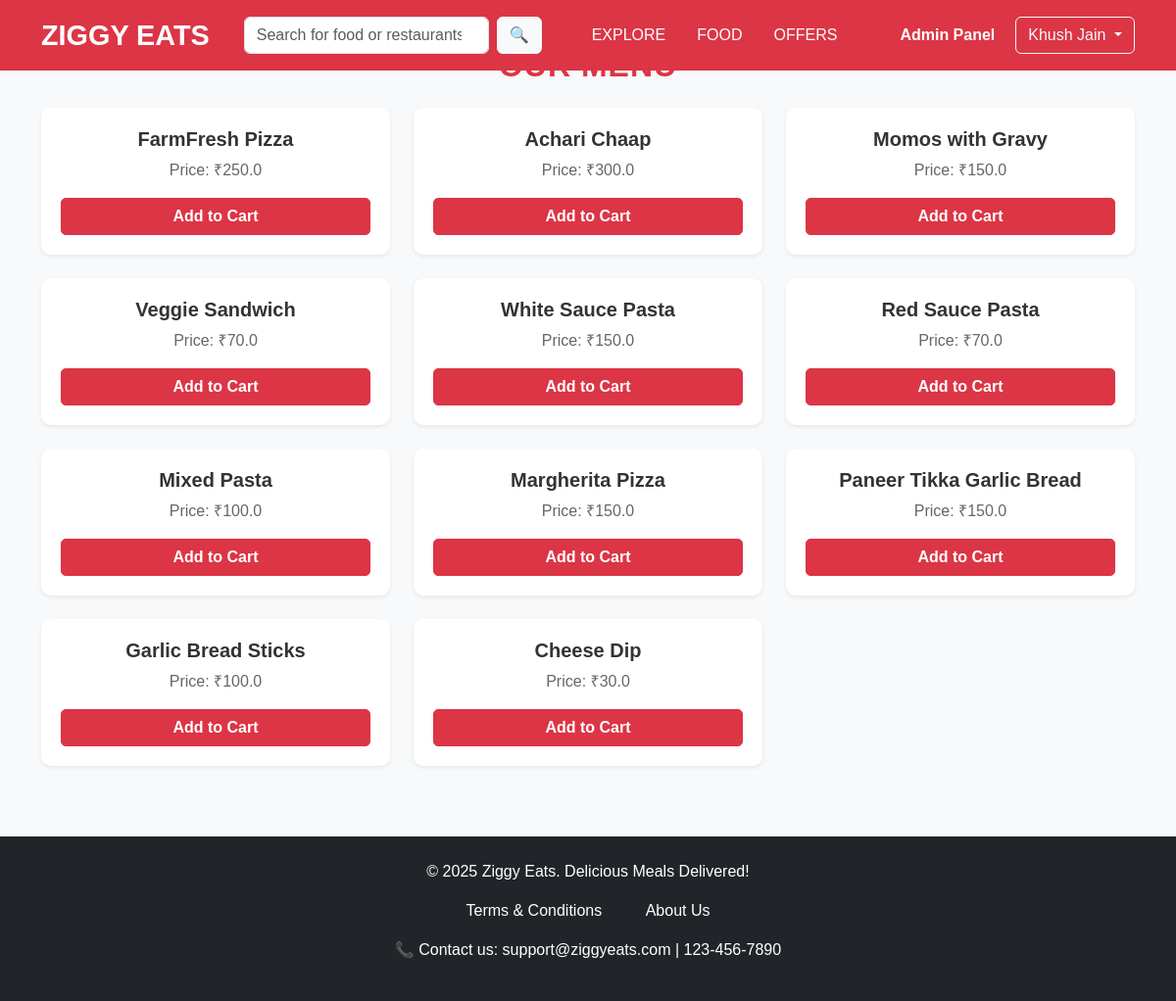
The app's page /menu (signed in) with its own data.
### app.py (models this page shows)
class User(db.Model, UserMixin):
    id = db.Column(db.Integer, primary_key=True)
    username = db.Column(db.String(50), unique=True, nullable=False)
    email = db.Column(db.String(100), unique=True, nullable=False)
    password = db.Column(db.String(100), nullable=False)
    is_admin = db.Column(db.Boolean, default=False)  # Admin flag

class MenuItem(db.Model):
    id = db.Column(db.Integer, primary_key=True)
    name = db.Column(db.String(100), nullable=False)
    price = db.Column(db.Float, nullable=False)

### app.py (the view)
@app.route('/menu')
def menu():
    menu_items = MenuItem.query.all()  # Fetch all food items from the database
    return render_template('menu.html', menu_items=menu_items)

### app.py (called while the page is built)
@login_manager.user_loader
def load_user(user_id):
    return User.query.get(int(user_id))

### templates/menu.html (shortened to what this page needs)
<!DOCTYPE html>
<html lang="en">
  <head>
    <link
      href="https://cdn.jsdelivr.net/npm/bootstrap@5.3.0/dist/css/bootstrap.min.css"
      rel="stylesheet"
    />
  </head>
  <body>
    <header class="bg-danger py-3 fixed-top">
      <nav class="container d-flex justify-content-between align-items-center">
        <a href="{{ url_for('home') }}" class="text-decoration-none">
          <h1 class="logo text-white fw-bold mb-0">ZIGGY EATS</h1>
        </a>
        <form class="d-flex search-bar">
          <input
            class="form-control me-2"
            type="search"
            placeholder="Search for food or restaurants"
            aria-label="Search"
          />
          <button class="btn btn-light" type="submit">🔍</button>
        </form>
        <ul class="nav">
          <li class="nav-item">
            <a href="{{ url_for('home') }}" class="nav-link text-white"
              >EXPLORE</a
            >
          </li>
          <li class="nav-item">
            <a href="{{ url_for('more_food') }}" class="nav-link text-white"
              >FOOD</a
            >
          </li>
          <li class="nav-item">
            <a href="{{ url_for('offers') }}" class="nav-link text-white"
              >OFFERS</a
            >
          </li>
        </ul>
        <div class="d-flex gap-2">
          {% if current_user.is_admin %}
          <a href="{{ url_for('admin_dashboard') }}" class="btn btn-danger"
            >Admin Panel</a
          >
          {% else %}
          <a href="{{ url_for('cart') }}" class="btn btn-light">🛒 Cart</a>
          {% endif %} {% if current_user.is_authenticated %}
          <div class="dropdown">
            <button
              class="btn btn-outline-light dropdown-toggle"
              type="button"
              id="userDropdown"
              data-bs-toggle="dropdown"
              aria-expanded="false"
            >
              {{ current_user.username }}
            </button>
          </div>
          {% else %}
          <a href="{{ url_for('login') }}" class="btn btn-outline-light"
            >Login / Signup</a
          >
          {% endif %}
        </div>
      </nav>
    </header>
    <div class="container mt-5">
      <h2 class="text-center page-title mb-4">Our Menu</h2>
      <div class="row">
        {% for item in menu_items %}
        <div class="col-md-4 mb-4">
          <div class="card shadow-sm">
            <div class="card-body">
              <h5 class="card-title">{{ item.name }}</h5>
              <p class="card-text">Price: ₹{{ item.price }}</p>
              <a href="{{ url_for('cart') }}" class="btn btn-danger"
                >Add to Cart</a
              >
            </div>
          </div>
        </div>
        {% endfor %}
      </div>
    </div>
    <footer class="bg-dark text-white text-center py-4 mt-5">
        <p>&copy; 2025 Ziggy Eats. Delicious Meals Delivered!</p>
        <p>
          <a href="{{ url_for('terms_and_conditions') }}" class="text-white"
            >Terms & Conditions &nbsp;&nbsp;&nbsp;&nbsp;&nbsp;</a
          >
          <a href="{{ url_for('about_us') }}" class="text-white">&nbsp;&nbsp;&nbsp;About Us</a>
        </p>
        <p>📞 Contact us: support@ziggyeats.com | 123-456-7890</p>
      </footer>
  </body>
</html>

### templates/menu.html (style rules this page uses)
body { background-color: #f8f9fa; font-family: "Arial", sans-serif; }
header { font-family: "Poppins", sans-serif; }
.logo { font-size: 1.8rem; font-weight: 600; }
.search-bar input { width: 250px; }
.page-title { font-size: 32px; font-weight: bold; text-transform: uppercase; letter-spacing: 1px; color: #dc3545; }
.card { border: none; border-radius: 10px; transition: transform 0.3s ease, box-shadow 0.3s ease; text-align: center; }
.card-body { padding: 20px; }
.card-title { font-weight: bold; font-size: 20px; color: #333; }
.card-text { font-size: 16px; color: #666; }
.btn-danger { font-weight: bold; width: 100%; border-radius: 5px; }
footer { font-weight: 400; background-color: #343a40; color: white; padding: 20px; }
footer a { text-decoration: none; font-weight: 500; color: white; }

### records on screen
User: username "Khush Jain"
MenuItem: name "FarmFresh Pizza", price "250.0"
MenuItem: name "Achari Chaap", price "300.0"
MenuItem: name "Momos with Gravy", price "150.0"
MenuItem: name "Veggie Sandwich", price "70.0"
MenuItem: name "White Sauce Pasta", price "150.0"
MenuItem: name "Red Sauce Pasta", price "70.0"
MenuItem: name "Mixed Pasta", price "100.0"
MenuItem: name "Margherita Pizza", price "150.0"
MenuItem: name "Paneer Tikka Garlic Bread", price "150.0"
MenuItem: name "Garlic Bread Sticks", price "100.0"
MenuItem: name "Cheese Dip", price "30.0"
